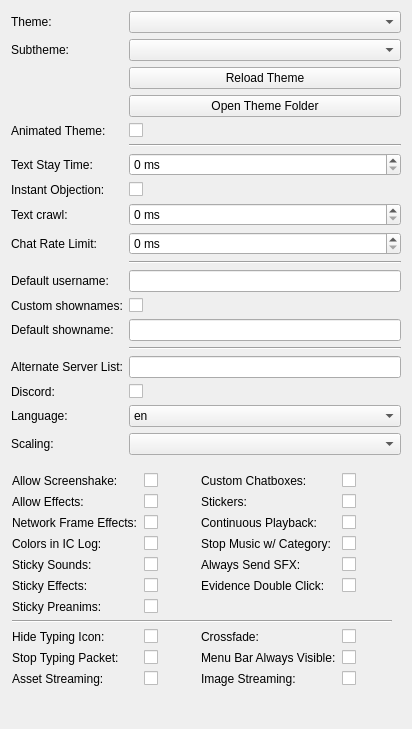
         <widget class="QWidget" name="form_layout_widget">
          <property name="geometry">
           <rect>
            <x>0</x>
            <y>-393</y>
            <width>412</width>
            <height>729</height>
           </rect>
          </property>
          <layout class="QFormLayout" name="formLayout">
           <item row="0" column="0">
            <widget class="QLabel" name="theme_label">
             <property name="toolTip">
              <string>Sets the theme used in-game. If the new theme changes the lobby's look as well, you'll need to reload the Lobby for the changes to take effect, such as by joining a server and leaving it.</string>
             </property>
             <property name="text">
              <string>Theme:</string>
             </property>
            </widget>
           </item>
           <item row="0" column="1">
            <widget class="QComboBox" name="theme_combobox"/>
           </item>
           <item row="1" column="0">
            <widget class="QLabel" name="subtheme_label">
             <property name="toolTip">
              <string>Sets a 'subtheme', which will stack on top of the current theme and replace anything it can. Keep it at 'server' to let the server decide. Keep it at 'default' to keep it unchanging.</string>
             </property>
             <property name="text">
              <string>Subtheme:</string>
             </property>
            </widget>
           </item>
           <item row="1" column="1">
            <widget class="QComboBox" name="subtheme_combobox"/>
           </item>
           <item row="2" column="1">
            <widget class="QPushButton" name="theme_reload_button">
             <property name="toolTip">
              <string>Refresh the theme and update all of the ui elements to match.</string>
             </property>
             <property name="text">
              <string>Reload Theme</string>
             </property>
            </widget>
           </item>
           <item row="3" column="1">
            <widget class="QPushButton" name="theme_folder_button">
             <property name="toolTip">
              <string>Open the theme folder of the currently selected theme.</string>
             </property>
             <property name="text">
              <string>Open Theme Folder</string>
             </property>
            </widget>
           </item>
           <item row="4" column="0">
            <widget class="QLabel" name="animated_theme_lbl">
             <property name="toolTip">
              <string>If ticked, themes will be allowed to have animated elements.</string>
             </property>
             <property name="text">
              <string>Animated Theme:</string>
             </property>
            </widget>
           </item>
           <item row="4" column="1">
            <widget class="QCheckBox" name="animated_theme_cb">
             <property name="text">
              <string/>
             </property>
            </widget>
           </item>
           <item row="5" column="1">
            <widget class="QFrame" name="theme_log_divider">
             <property name="frameShape">
              <enum>QFrame::HLine</enum>
             </property>
             <property name="frameShadow">
              <enum>QFrame::Sunken</enum>
             </property>
            </widget>
           </item>
           <item row="6" column="0">
            <widget class="QLabel" name="stay_time_lbl">
             <property name="toolTip">
              <string>Minimum amount of time (in miliseconds) an IC message must stay on screen before the next IC message is shown, acting as a 'queue'. Set to 0 to disable this behavior.</string>
             </property>
             <property name="text">
              <string>Text Stay Time:</string>
             </property>
            </widget>
           </item>
           <item row="6" column="1">
            <widget class="QSpinBox" name="stay_time_spinbox">
             <property name="suffix">
              <string> ms</string>
             </property>
             <property name="maximum">
              <number>10000</number>
             </property>
            </widget>
           </item>
           <item row="7" column="0">
            <widget class="QLabel" name="instant_objection_lbl">
             <property name="text">
              <string>Instant Objection:</string>
             </property>
            </widget>
           </item>
           <item row="7" column="1">
            <widget class="QCheckBox" name="instant_objection_cb">
             <property name="text">
              <string/>
             </property>
            </widget>
           </item>
           <item row="8" column="0">
            <widget class="QLabel" name="text_crawl_lbl">
             <property name="toolTip">
              <string>Amount of time (in miliseconds) spent on each letter when the in-character text is being displayed.</string>
             </property>
             <property name="text">
              <string>Text crawl:</string>
             </property>
            </widget>
           </item>
           <item row="8" column="1">
            <widget class="QSpinBox" name="text_crawl_spinbox">
             <property name="suffix">
              <string> ms</string>
             </property>
             <property name="maximum">
              <number>500</number>
             </property>
            </widget>
           </item>
           <item row="9" column="0">
            <widget class="QLabel" name="chat_ratelimit_lbl">
             <property name="text">
              <string>Chat Rate Limit:</string>
             </property>
             <property name="textFormat">
              <enum>Qt::AutoText</enum>
             </property>
            </widget>
           </item>
           <item row="9" column="1">
            <widget class="QSpinBox" name="chat_ratelimit_spinbox">
             <property name="suffix">
              <string> ms</string>
             </property>
             <property name="maximum">
              <number>5000</number>
             </property>
            </widget>
           </item>
           <item row="10" column="1">
            <widget class="QFrame" name="log_names_divider">
             <property name="frameShape">
              <enum>QFrame::HLine</enum>
             </property>
             <property name="frameShadow">
              <enum>QFrame::Sunken</enum>
             </property>
            </widget>
           </item>
           <item row="11" column="0">
            <widget class="QLabel" name="username_lbl">
             <property name="toolTip">
              <string>Your OOC name will be automatically set to this value when you join a server.</string>
             </property>
             <property name="text">
              <string>Default username:</string>
             </property>
            </widget>
           </item>
           <item row="11" column="1">
            <widget class="QLineEdit" name="username_textbox">
             <property name="maxLength">
              <number>30</number>
             </property>
            </widget>
           </item>
           <item row="12" column="0">
            <widget class="QLabel" name="showname_lbl">
             <property name="toolTip">
              <string>Gives the default value for the in-game 'Custom shownames' tickbox, which in turn determines whether the client should display custom in-character names.</string>
             </property>
             <property name="text">
              <string>Custom shownames:</string>
             </property>
            </widget>
           </item>
           <item row="12" column="1">
            <widget class="QCheckBox" name="showname_cb">
             <property name="text">
              <string/>
             </property>
            </widget>
           </item>
           <item row="13" column="0">
            <widget class="QLabel" name="default_showname_lbl">
             <property name="toolTip">
              <string>Your showname will be automatically set to this value when you join a server.</string>
             </property>
             <property name="text">
              <string>Default showname:</string>
             </property>
            </widget>
           </item>
           <item row="13" column="1">
            <widget class="QLineEdit" name="default_showname_textbox"/>
           </item>
           <item row="14" column="1">
            <widget class="QFrame" name="net_divider">
             <property name="frameShape">
              <enum>QFrame::HLine</enum>
             </property>
             <property name="frameShadow">
              <enum>QFrame::Sunken</enum>
             </property>
            </widget>
           </item>
           <item row="15" column="0">
            <widget class="QLabel" name="ms_lbl">
             <property name="toolTip">
              <string>Overrides the base URL to retrieve server information from.</string>
             </property>
             <property name="text">
              <string>Alternate Server List:</string>
             </property>
            </widget>
           </item>
           <item row="15" column="1">
            <widget class="QLineEdit" name="ms_textbox"/>
           </item>
           <item row="16" column="0">
            <widget class="QLabel" name="discord_lbl">
             <property name="toolTip">
              <string>Allows others on Discord to see what server you are in, what character are you playing, and how long you have been playing for.</string>
             </property>
             <property name="text">
              <string>Discord:</string>
             </property>
            </widget>
           </item>
           <item row="16" column="1">
            <widget class="QCheckBox" name="discord_cb">
             <property name="text">
              <string/>
             </property>
            </widget>
           </item>
           <item row="17" column="0">
            <widget class="QLabel" name="language_label">
             <property name="toolTip">
              <string>Sets the language if you don't want to use your system language.</string>
             </property>
             <property name="text">
              <string>Language:</string>
             </property>
            </widget>
           </item>
           <item row="17" column="1">
            <widget class="QComboBox" name="language_combobox">
             <item>
              <property name="text">
               <string>en</string>
              </property>
             </item>
             <item>
              <property name="text">
               <string>de</string>
              </property>
             </item>
             <item>
              <property name="text">
               <string>es</string>
              </property>
             </item>
             <item>
              <property name="text">
               <string>pt</string>
              </property>
             </item>
             <item>
              <property name="text">
               <string>pl</string>
              </property>
             </item>
             <item>
              <property name="text">
               <string>jp</string>
              </property>
             </item>
             <item>
              <property name="text">
               <string>ru</string>
              </property>
             </item>
            </widget>
           </item>
           <item row="18" column="0">
            <widget class="QLabel" name="scaling_label">
             <property name="toolTip">
              <string>Sets the default scaling method, if there is not one already defined specifically for the character.</string>
             </property>
             <property name="text">
              <string>Scaling:</string>
             </property>
            </widget>
           </item>
           <item row="18" column="1">
            <widget class="QComboBox" name="scaling_combobox"/>
           </item>
           <item row="19" column="0" colspan="2">
            <spacer name="verticalSpacer_3">
             <property name="orientation">
              <enum>Qt::Vertical</enum>
             </property>
             <property name="sizeType">
              <enum>QSizePolicy::Fixed</enum>
             </property>
             <property name="sizeHint" stdset="0">
              <size>
               <width>20</width>
               <height>5</height>
              </size>
             </property>
            </spacer>
           </item>
           <item row="20" column="0" colspan="2">
            <widget class="QWidget" name="gridWidget" native="true">
             <layout class="QGridLayout" name="checkboxLayout">
              <property name="sizeConstraint">
               <enum>QLayout::SetDefaultConstraint</enum>
              </property>
              <property name="leftMargin">
               <number>1</number>
              </property>
              <property name="topMargin">
               <number>1</number>
              </property>
              <item row="9" column="0">
               <widget class="QLabel" name="stop_typing_lbl">
                <property name="toolTip">
                 <string>If you check this, others won't see your Typing Icon.</string>
                </property>
                <property name="text">
                 <string>Stop Typing Packet:</string>
                </property>
               </widget>
              </item>
              <item row="8" column="2">
               <widget class="QLabel" name="crossfade_lbl">
                <property name="toolTip">
                 <string>Disabling this will turn off the crossfade between sprites.</string>
                </property>
                <property name="text">
                 <string>Crossfade:</string>
                </property>
               </widget>
              </item>
              <item row="8" column="3">
               <widget class="QCheckBox" name="crossfade_cb">
                <property name="text">
                 <string/>
                </property>
               </widget>
              </item>
              <item row="9" column="1">
               <widget class="QCheckBox" name="stop_typing_cb">
                <property name="text">
                 <string/>
                </property>
               </widget>
              </item>
              <item row="9" column="2">
               <widget class="QLabel" name="menu_bar_visible_btn_lbl">
                <property name="toolTip">
                 <string>If checked, the menu bar will always stay visible.</string>
                </property>
                <property name="text">
                 <string>Menu Bar Always Visible:</string>
                </property>
               </widget>
              </item>
              <item row="9" column="3">
               <widget class="QCheckBox" name="menu_bar_visible_btn_cb">
                <property name="text">
                 <string/>
                </property>
               </widget>
              </item>
              <item row="8" column="1">
               <widget class="QCheckBox" name="hide_typing_cb">
                <property name="text">
                 <string/>
                </property>
               </widget>
              </item>
              <item row="8" column="0">
               <widget class="QLabel" name="hide_typing_lbl">
                <property name="toolTip">
                 <string>Hides the Typing Icon. You won't see others typing, but they will still see you.</string>
                </property>
                <property name="text">
                 <string>Hide Typing Icon:</string>
                </property>
               </widget>
              </item>
              <item row="7" column="0" colspan="4">
               <widget class="Line" name="line">
                <property name="orientation">
                 <enum>Qt::Horizontal</enum>
                </property>
               </widget>
              </item>
              <item row="0" column="0">
               <widget class="QLabel" name="shake_lbl">
                <property name="toolTip">
                 <string>Allows screenshaking. Disable this if you have concerns or issues with photosensitivity and/or seizures.</string>
                </property>
                <property name="text">
                 <string>Allow Screenshake:</string>
                </property>
               </widget>
              </item>
              <item row="0" column="1">
               <widget class="QCheckBox" name="shake_cb">
                <property name="text">
                 <string/>
                </property>
               </widget>
              </item>
              <item row="1" column="2">
               <widget class="QLabel" name="sticker_lbl">
                <property name="toolTip">
                 <string>Turn this on to allow characters to define their own stickers (unique images that show up over the chatbox - like avatars or shownames).</string>
                </property>
                <property name="text">
                 <string>Stickers:</string>
                </property>
               </widget>
              </item>
              <item row="2" column="1">
               <widget class="QCheckBox" name="framenetwork_cb">
                <property name="text">
                 <string/>
                </property>
               </widget>
              </item>
              <item row="5" column="1">
               <widget class="QCheckBox" name="stickyeffects_cb">
                <property name="text">
                 <string/>
                </property>
               </widget>
              </item>
              <item row="1" column="3">
               <widget class="QCheckBox" name="sticker_cb">
                <property name="text">
                 <string/>
                </property>
               </widget>
              </item>
              <item row="1" column="0">
               <widget class="QLabel" name="effects_lbl">
                <property name="toolTip">
                 <string>Allows screen effects. Disable this if you have concerns or issues with photosensitivity and/or seizures.</string>
                </property>
                <property name="text">
                 <string>Allow Effects:</string>
                </property>
               </widget>
              </item>
              <item row="5" column="2">
               <widget class="QLabel" name="evidence_double_click_lbl">
                <property name="toolTip">
                 <string>If ticked, Evidence needs a double-click to view rather than a single click.</string>
                </property>
                <property name="text">
                 <string>Evidence Double Click:</string>
                </property>
               </widget>
              </item>
              <item row="3" column="0">
               <widget class="QLabel" name="colorlog_lbl">
                <property name="toolTip">
                 <string>Use the markup colors in the server IC chatlog.</string>
                </property>
                <property name="text">
                 <string>Colors in IC Log:</string>
                </property>
               </widget>
              </item>
              <item row="0" column="2">
               <widget class="QLabel" name="customchat_lbl">
                <property name="toolTip">
                 <string>Turn this on to allow characters to define their own custom chat box designs.</string>
                </property>
                <property name="text">
                 <string>Custom Chatboxes:</string>
                </property>
               </widget>
              </item>
              <item row="0" column="3">
               <widget class="QCheckBox" name="customchat_cb">
                <property name="text">
                 <string/>
                </property>
               </widget>
              </item>
              <item row="2" column="2">
               <widget class="QLabel" name="continuous_lbl">
                <property name="toolTip">
                 <string>Whether or not to resume playing animations from where they left off. Turning off might reduce lag.</string>
                </property>
                <property name="text">
                 <string>Continuous Playback:</string>
                </property>
               </widget>
              </item>
              <item row="5" column="3">
               <widget class="QCheckBox" name="evidence_double_click_cb">
                <property name="text">
                 <string/>
                </property>
               </widget>
              </item>
              <item row="6" column="0">
               <widget class="QLabel" name="stickypres_lbl">
                <property name="toolTip">
                 <string>Turn this on to prevent preanimation checkbox from clearing after playing the emote.</string>
                </property>
                <property name="text">
                 <string>Sticky Preanims:</string>
                </property>
               </widget>
              </item>
              <item row="5" column="0">
               <widget class="QLabel" name="stickyeffects_lbl">
                <property name="toolTip">
                 <string>Turn this on to prevent the effects dropdown from clearing the effect after playing it.</string>
                </property>
                <property name="text">
                 <string>Sticky Effects:</string>
                </property>
               </widget>
              </item>
              <item row="3" column="1">
               <widget class="QCheckBox" name="colorlog_cb">
                <property name="text">
                 <string/>
                </property>
               </widget>
              </item>
              <item row="4" column="0">
               <widget class="QLabel" name="stickysounds_lbl">
                <property name="toolTip">
                 <string>Turn this on to prevent the sound dropdown from clearing the sound after playing it.</string>
                </property>
                <property name="text">
                 <string>Sticky Sounds:</string>
                </property>
               </widget>
              </item>
              <item row="4" column="1">
               <widget class="QCheckBox" name="stickysounds_cb">
                <property name="text">
                 <string/>
                </property>
               </widget>
              </item>
              <item row="6" column="1">
               <widget class="QCheckBox" name="stickypres_cb">
                <property name="text">
                 <string/>
                </property>
               </widget>
              </item>
              <item row="3" column="3">
               <widget class="QCheckBox" name="category_stop_cb">
                <property name="text">
                 <string/>
                </property>
               </widget>
              </item>
              <item row="4" column="2">
               <widget class="QLabel" name="sfx_on_idle_lbl">
                <property name="toolTip">
                 <string>If the SFX dropdown has an SFX selected, send the custom SFX alongside the message even if Preanim is OFF.</string>
                </property>
                <property name="text">
                 <string>Always Send SFX:</string>
                </property>
               </widget>
              </item>
              <item row="4" column="3">
               <widget class="QCheckBox" name="sfx_on_idle_cb">
                <property name="text">
                 <string/>
                </property>
               </widget>
              </item>
              <item row="2" column="3">
               <widget class="QCheckBox" name="continuous_cb">
                <property name="text">
                 <string/>
                </property>
               </widget>
              </item>
              <item row="3" column="2">
               <widget class="QLabel" name="category_stop_lbl">
                <property name="toolTip">
                 <string>Stop music when double-clicking a category. If this is disabled, use the right-click context menu to stop music.</string>
                </property>
                <property name="text">
                 <string>Stop Music w/ Category:</string>
                </property>
               </widget>
              </item>
              <item row="2" column="0">
               <widget class="QLabel" name="framenetwork_lbl">
                <property name="toolTip">
                 <string>Send screen-shaking, flashes and sounds as defined in the char.ini over the network. Only works for servers that support this functionality.</string>
                </property>
                <property name="text">
                 <string>Network Frame Effects:</string>
                </property>
               </widget>
              </item>
              <item row="1" column="1">
               <widget class="QCheckBox" name="effects_cb">
                <property name="text">
                 <string/>
                </property>
               </widget>
              </item>
              <item row="10" column="0">
               <widget class="QLabel" name="asset_streaming_lbl">
                <property name="toolTip">
                 <string>Allows Asset Streaming, mostly for characters.</string>
                </property>
                <property name="text">
                 <string>Asset Streaming:</string>
                </property>
               </widget>
              </item>
              <item row="10" column="1">
               <widget class="QCheckBox" name="asset_streaming_cb">
                <property name="text">
                 <string/>
                </property>
               </widget>
              </item>
              <item row="10" column="2">
               <widget class="QLabel" name="image_streaming_lbl">
                <property name="toolTip">
                 <string>Unused. Disables remote images from showing in your IC.</string>
                </property>
                <property name="text">
                 <string>Image Streaming:</string>
                </property>
               </widget>
              </item>
              <item row="10" column="3">
               <widget class="QCheckBox" name="image_streaming_cb">
                <property name="text">
                 <string/>
                </property>
               </widget>
              </item>
             </layout>
            </widget>
           </item>
          </layout>
         </widget>
